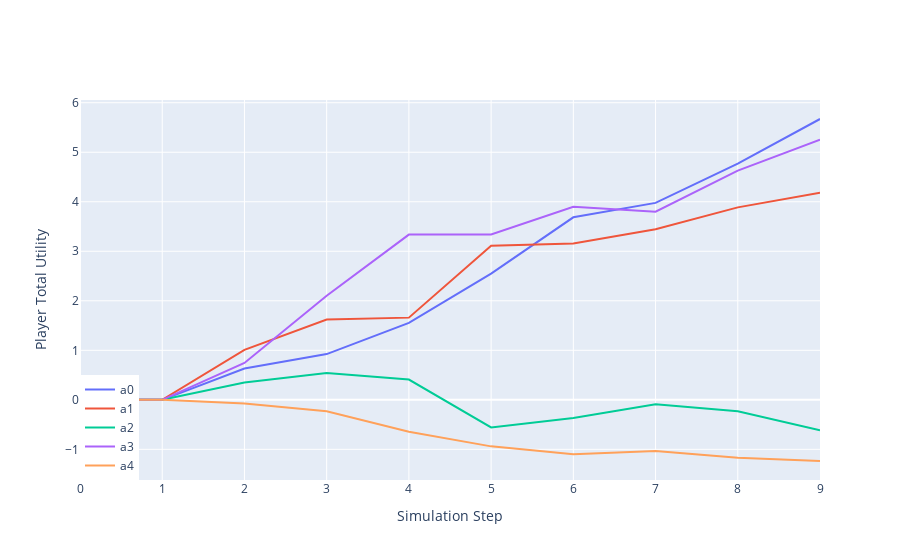

Notebook code for this chart:
### Markdown cell above
We can actually check what happens to ALL agents

### Code cell
import plotly.graph_objects as go

fig = go.Figure()
snames = sorted(_.name for _ in world.agents.values())
for name in snames:
    fig.add_trace(
        go.Scatter(
            y=np.asarray(world.stats[f"total_utility_{name}"]), mode="lines", name=name
        )
    )
fig.update_layout(
    xaxis_title="Simulation Step",
    yaxis_title="Player Total Utility",
    legend=dict(x=0, y=0),
)
fig

### Figure 1 — Plotly figure (JSON) as saved in the notebook; plotly's stock layout.template omitted (floating-point values rounded to 4 significant figures)
{"data": [{"mode": "lines", "name": "a0", "type": "scatter", "y": [0.0, 0.0, 0.6309, 0.9237, 1.554, 2.547, 3.686, 3.977, 4.772, 5.672]}, {"mode": "lines", "name": "a1", "type": "scatter", "y": [0.0, 0.0, 1.008, 1.62, 1.66, 3.11, 3.157, 3.444, 3.886, 4.182]}, {"mode": "lines", "name": "a2", "type": "scatter", "y": [0.0, 0.0, 0.3481, 0.5416, 0.4096, -0.5574, -0.3667, -0.09101, -0.2299, -0.6127]}, {"mode": "lines", "name": "a3", "type": "scatter", "y": [0.0, 0.0, 0.7449, 2.101, 3.337, 3.338, 3.898, 3.799, 4.628, 5.253]}, {"mode": "lines", "name": "a4", "type": "scatter", "y": [0.0, 0.0, -0.07362, -0.2308, -0.6449, -0.94, -1.101, -1.036, -1.169, -1.236]}], "layout": {"legend": {"x": 0, "y": 0}, "xaxis": {"title": {"text": "Simulation Step"}}, "yaxis": {"title": {"text": "Player Total Utility"}}}}
